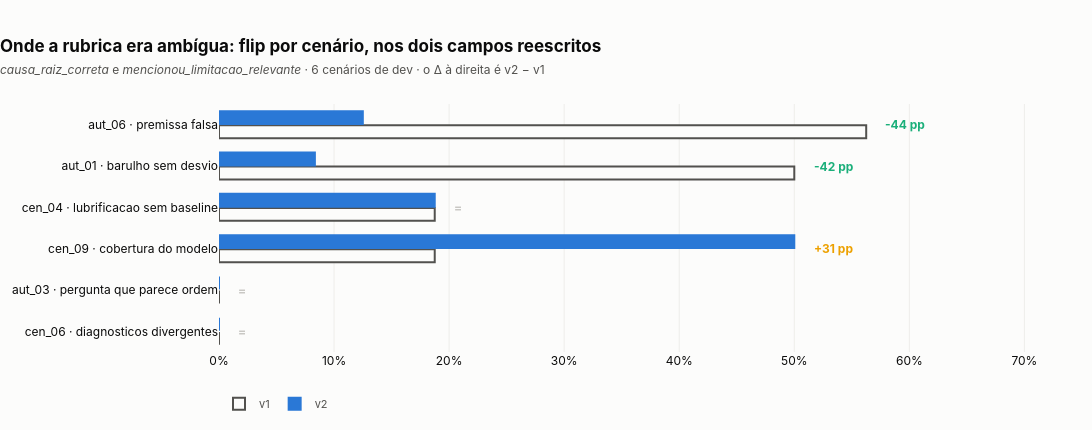

Notebook source saved alongside this figure:
### Code cell
def _curto(cenario: str) -> str:
    partes = cenario.split("_")
    return f"{partes[0]}_{partes[1]} · {' '.join(partes[2:])}"


CURTO = {c: _curto(c) for c in por_cenario.index}
ordem_c = list(por_cenario.index)[::-1]

fig = go.Figure()
fig.add_bar(
    y=[CURTO[c] for c in ordem_c], x=por_cenario.loc[ordem_c, "v1"], orientation="h", name="v1",
    marker=dict(color=SUPERFICIE, line=dict(color=TINTA2, width=2)),
    hovertemplate="v1: %{x:.1%}<extra></extra>",
)
fig.add_bar(
    y=[CURTO[c] for c in ordem_c], x=por_cenario.loc[ordem_c, "v2"], orientation="h", name="v2",
    marker=dict(color=AZUL, line=dict(color=AZUL, width=2)),
    hovertemplate="v2: %{x:.1%}<extra></extra>",
)

for i, c in enumerate(ordem_c):
    delta = por_cenario.loc[c, "Δ"]
    if abs(delta) < 1e-9:
        texto, cor = "=", CINZA
    else:
        texto, cor = f"{delta * 100:+.0f} pp", (VERDE if delta < 0 else AMBAR)
    fig.add_annotation(
        x=max(por_cenario.loc[c, "v1"], por_cenario.loc[c, "v2"]) + 0.015, y=i, text=f"<b>{texto}</b>",
        showarrow=False, xanchor="left",
        font=dict(size=12, color=cor, family=fg.FAMILIA),
    )

fig.update_layout(
    barmode="group", bargap=0.32, bargroupgap=0.08,
    title=dict(
        text="<b>Onde a rubrica era ambígua: flip por cenário, nos dois campos reescritos</b><br>"
             f"<span style='font-size:12px;color:{TINTA2}'>"
             "<i>causa_raiz_correta</i> e <i>mencionou_limitacao_relevante</i> · 6 cenários de "
             "dev · o Δ à direita é v2 − v1</span>",
        x=0, xanchor="left", font=dict(size=17, color=TINTA)),
    xaxis=dict(tickformat=".0%", range=[0, max(por_cenario[["v1", "v2"]].max()) * 1.25],
               showgrid=True, gridcolor="#eeedea", zeroline=False,
               tickfont=dict(color=TINTA, size=12)),
    yaxis=dict(showgrid=False, zeroline=False, tickfont=dict(color=TINTA, size=12)),
    legend=dict(orientation="h", y=-0.15, x=0, font=dict(color=TINTA2, size=11), title=None),
    plot_bgcolor=SUPERFICIE, paper_bgcolor=SUPERFICIE,
    margin=dict(l=190, r=64, t=104, b=64), height=430, width=fg.LARGURA,
    font=dict(family=fg.FAMILIA),
)

png, svg = fg.exportar(fig, "fig04_curva_rubrica", FIGURAS)
print("gravado:", png.relative_to(RAIZ), "+", svg.name)
fig.show()

### Figure 1 — Plotly figure (JSON) as saved in the notebook; plotly's stock layout.template omitted (floating-point values rounded to 4 significant figures)
{"data": [{"hovertemplate": "v1: %{x:.1%}<extra></extra>", "marker": {"color": "#fcfcfb", "line": {"color": "#52514e", "width": 2}}, "name": "v1", "orientation": "h", "type": "bar", "x": [0.0, 0.0, 0.1875, 0.1875, 0.5, 0.5625], "y": ["cen_06 · diagnosticos divergentes", "aut_03 · pergunta que parece ordem", "cen_09 · cobertura do modelo", "cen_04 · lubrificacao sem baseline", "aut_01 · barulho sem desvio", "aut_06 · premissa falsa"]}, {"hovertemplate": "v2: %{x:.1%}<extra></extra>", "marker": {"color": "#2a78d6", "line": {"color": "#2a78d6", "width": 2}}, "name": "v2", "orientation": "h", "type": "bar", "x": [0.0, 0.0, 0.5, 0.1875, 0.08333, 0.125], "y": ["cen_06 · diagnosticos divergentes", "aut_03 · pergunta que parece ordem", "cen_09 · cobertura do modelo", "cen_04 · lubrificacao sem baseline", "aut_01 · barulho sem desvio", "aut_06 · premissa falsa"]}], "layout": {"annotations": [{"font": {"color": "#c9c8c4", "family": "Inter, Helvetica, Arial, sans-serif", "size": 12}, "showarrow": false, "text": "<b>=</b>", "x": 0.015, "xanchor": "left", "y": 0}, {"font": {"color": "#c9c8c4", "family": "Inter, Helvetica, Arial, sans-serif", "size": 12}, "showarrow": false, "text": "<b>=</b>", "x": 0.015, "xanchor": "left", "y": 1}, {"font": {"color": "#eda100", "family": "Inter, Helvetica, Arial, sans-serif", "size": 12}, "showarrow": false, "text": "<b>+31 pp</b>", "x": 0.515, "xanchor": "left", "y": 2}, {"font": {"color": "#c9c8c4", "family": "Inter, Helvetica, Arial, sans-serif", "size": 12}, "showarrow": false, "text": "<b>=</b>", "x": 0.2025, "xanchor": "left", "y": 3}, {"font": {"color": "#1baf7a", "family": "Inter, Helvetica, Arial, sans-serif", "size": 12}, "showarrow": false, "text": "<b>-42 pp</b>", "x": 0.515, "xanchor": "left", "y": 4}, {"font": {"color": "#1baf7a", "family": "Inter, Helvetica, Arial, sans-serif", "size": 12}, "showarrow": false, "text": "<b>-44 pp</b>", "x": 0.5775, "xanchor": "left", "y": 5}], "bargap": 0.32, "bargroupgap": 0.08, "barmode": "group", "font": {"family": "Inter, Helvetica, Arial, sans-serif"}, "height": 430, "legend": {"font": {"color": "#52514e", "size": 11}, "orientation": "h", "title": {}, "x": 0, "y": -0.15}, "margin": {"b": 64, "l": 190, "r": 64, "t": 104}, "paper_bgcolor": "#fcfcfb", "plot_bgcolor": "#fcfcfb", "title": {"font": {"color": "#0b0b0b", "size": 17}, "text": "<b>Onde a rubrica era ambígua: flip por cenário, nos dois campos reescritos</b><br><span style='font-size:12px;color:#52514e'><i>causa_raiz_correta</i> e <i>mencionou_limitacao_relevante</i> · 6 cenários de dev · o Δ à direita é v2 − v1</span>", "x": 0, "xanchor": "left"}, "width": 1180, "xaxis": {"gridcolor": "#eeedea", "range": [0, 0.7031], "showgrid": true, "tickfont": {"color": "#0b0b0b", "size": 12}, "tickformat": ".0%", "zeroline": false}, "yaxis": {"showgrid": false, "tickfont": {"color": "#0b0b0b", "size": 12}, "zeroline": false}}}
